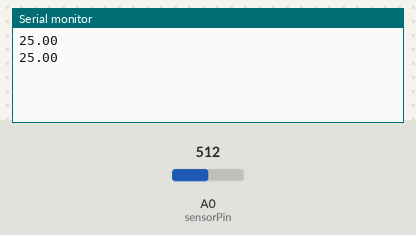
The sketch below on a simulated Arduino Uno, built with avr-gcc and run on an emulated ATmega328P. Shown: the last lines printed to the serial monitor. The test bench sets the inputs (shaded band); at power-on: A0 (sensorPin) = 512.

Above: at 2.8 s.
2.9 s: A0 (sensorPin) set to 716
At 4.5 s:
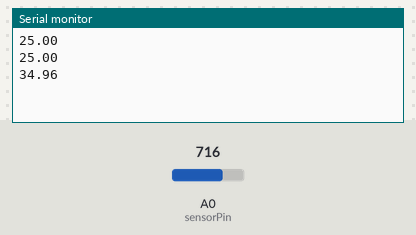
5.6 s: A0 (sensorPin) set to 900
At 7.3 s:
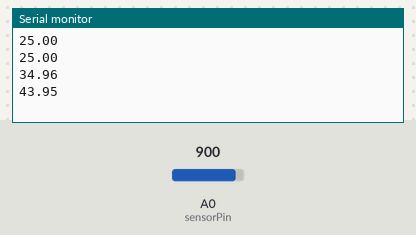
Timing chart, 0 to 8.8 s (numbered marks = the images above; inputs shaded):
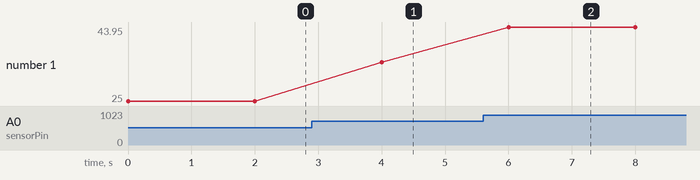

Measured:
- after the input at 2.9 s, the serial monitor: prints a new line after 1.1 s (image 1)
- after the input at 5.6 s, the serial monitor: prints a new line after 0.40 s (image 2)
- plotted number 1: 25 → 34.96 after the input at 2.9 s, 34.96 → 43.95 after the input at 5.6 s

The sketch:

lm35-isi-olcme.ino
```cpp
int sensorPin=A0;
int sensorDeger=0;
float gerilim=0;
float sicaklik=0;


void setup() {
  // put your setup code here, to run once:
  Serial.begin(9600);

}

void loop() {
  // put your main code here, to run repeatedly:
  sensorDeger=analogRead(sensorPin);
  gerilim=(sensorDeger/1024.0)*5000.0;
  sicaklik=gerilim/100.0; //10.0 olarak da ayarla
  Serial.println(sicaklik);
  delay(2000);
}
```
